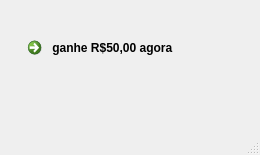
<?xml version="1.0" encoding="UTF-8"?>
<ui version="4.0">
 <class>MainWindow</class>
 <widget class="QMainWindow" name="MainWindow">
  <property name="geometry">
   <rect>
    <x>0</x>
    <y>0</y>
    <width>260</width>
    <height>155</height>
   </rect>
  </property>
  <property name="windowTitle">
   <string>MainWindow</string>
  </property>
  <widget class="QWidget" name="centralwidget">
   <widget class="QCommandLinkButton" name="LinkButton">
    <property name="geometry">
     <rect>
      <x>20</x>
      <y>30</y>
      <width>191</width>
      <height>41</height>
     </rect>
    </property>
    <property name="text">
     <string> ganhe R$50,00 agora</string>
    </property>
   </widget>
  </widget>
  <widget class="QMenuBar" name="menubar">
   <property name="geometry">
    <rect>
     <x>0</x>
     <y>0</y>
     <width>260</width>
     <height>22</height>
    </rect>
   </property>
  </widget>
  <widget class="QStatusBar" name="statusbar"/>
 </widget>
 <resources/>
 <connections/>
</ui>
